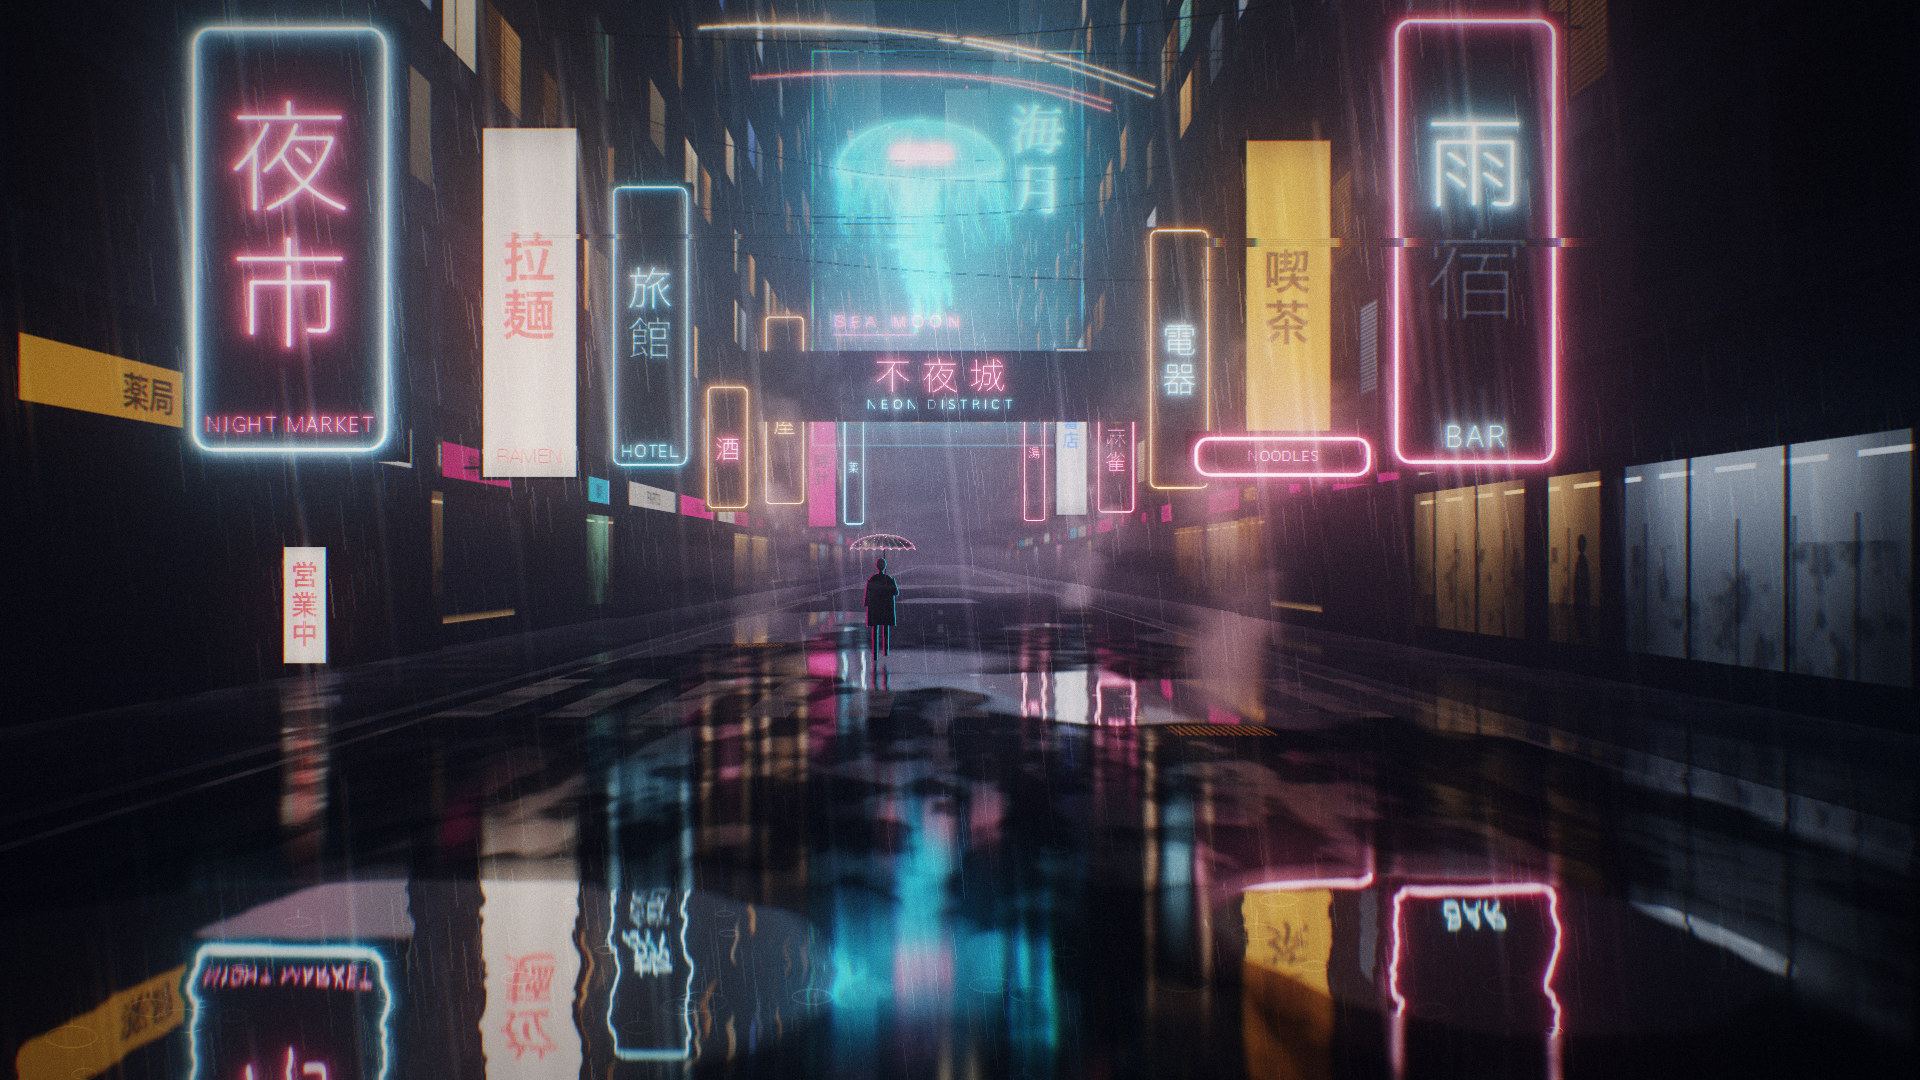

Write the Python code that produced this figure.
"""Example (cyberpunk): 霓虹不夜城 · Neon District — a rain-soaked street canyon at night seen from the kerb:
perspective towers with window grids, blade signs of real neon tubes (a dead tube, a flickering one), backlit
lightboxes, a footbridge gate over the street, a holographic jellyfish ad glowing through the haze, cables,
flying-car light trails, steam from the grates, a lone figure under a clear umbrella, and the whole street
mirrored in wet asphalt and puddles; finished with bloom, halation, grain and a single torn scanline.
No image model.
python3 cyberpunk_neon_street.py [out.jpg] [--stages DIR]
"""
import os, sys, time
sys.path.insert(0, os.path.join(os.path.dirname(os.path.abspath(__file__)), '..', 'lib'))
from cyberpunk import Cyberpunk, MAGENTA, CYAN, AMBER, RED

out = sys.argv[1] if len(sys.argv) > 1 and not sys.argv[1].startswith('--') else 'cyberpunk_neon_street.jpg'
stages = sys.argv[sys.argv.index('--stages') + 1] if '--stages' in sys.argv else None
t0 = time.time()

c = Cyberpunk(1920, 1080, seed=2077, focal=1150, vp=(940, 560), eye=1.7, fog=125, wall=9.5, road=6.0,
              record=stages is not None)

# ---- sky and the far city beyond the end of the street
c.sky()
c.skyline(z=900, x_range=(-760, 760), heights=(140, 460), widths=(30, 90), colour='#1b1d36')
c.skyline(z=460, x_range=(-320, 320), heights=(70, 250), widths=(18, 50), colour='#151830')
c.stage('sky')

# ---- the canyon: blocks on both sides, near to far (z0, z1, height, wall, colour, lit)
left = [(6, 22, 42, 9.5, '#2b2f3c', 0.30), (22, 34, 30, 9.8, '#30303a', 0.35), (34, 52, 58, 9.3, '#272c38', 0.28),
        (52, 70, 34, 9.6, '#2e2c36', 0.35), (70, 95, 64, 9.4, '#282d3a', 0.3), (95, 130, 46, 9.7, '#2c2e38', 0.35),
        (130, 185, 82, 9.5, '#272b36', 0.3), (185, 270, 56, 9.5, '#2a2d38', 0.3)]
right = [(6, 18, 36, 9.5, '#2e2f3a', 0.3), (18, 36, 72, 9.3, '#282c38', 0.3), (36, 50, 26, 9.6, '#302f38', 0.35),
         (50, 72, 60, 9.4, '#2a2e3a', 0.3), (72, 100, 42, 9.8, '#2d2f39', 0.35), (100, 140, 74, 9.5, '#282c37', 0.3),
         (140, 200, 58, 9.6, '#2b2e38', 0.3), (200, 290, 92, 9.5, '#272a35', 0.3)]
for i, (z0, z1, h, w, col, lit) in enumerate(left):                   # the nearest block: shutters and vending machines
    c.building(-1, z0, z1, h, wall=w, colour=col, lit=lit, shops=(0.2, 0.35, 0.15, 0.3) if i == 0 else (0.45, 0.35, 0.2, 0.0))
for z0, z1, h, w, col, lit in right:
    c.building(+1, z0, z1, h, wall=w, colour=col, lit=lit)
c.stage('canyon')

# ---- the wet street
c.street(crossing=(12.5, 4.0), puddles=0.55)
for X, Z in [(2.8, 11.5), (-3.6, 23.0), (4.4, 37.0)]:
    c.grate(X, Z)
c.puddle(-2.6, 4.6, 2.2, 1.6)                                           # mirrors the near signs
c.puddle(2.4, 5.2, 1.2, 1.1)
c.puddle(-0.6, 19.5, 2.0, 2.5)
c.stage('street')

# ---- blade signs (neon tubes and lightboxes), near to far
c.blade_sign(-1, 14, 2.9, 8.3, '夜市', MAGENTA, reach=2.6, border=CYAN, latin='NIGHT MARKET')
c.blade_sign(-1, 23, 3.3, 10.4, '拉麺', '#fff1e2', reach=2.0, kind='box', latin='RAMEN', text_colour=RED, level=0.8)
c.blade_sign(-1, 32, 4.2, 12.2, '旅館', CYAN, reach=2.3, latin='HOTEL', flicker=[1])   # caught mid-flicker
c.blade_sign(-1, 45, 3.6, 8.6, '酒', MAGENTA, reach=1.8, border=AMBER)
c.blade_sign(-1, 60, 4.5, 14.5, '質屋', AMBER, reach=2.2, dead=[0])        # a dead tube
c.blade_sign(-1, 80, 4.0, 12.0, '時計', MAGENTA, reach=2.0, kind='box', text_colour='#1a0610', level=0.8)
c.blade_sign(-1, 110, 5.0, 16.0, '薬', CYAN, reach=2.0)
c.blade_sign(+1, 17, 3.0, 9.8, '雨宿', CYAN, reach=2.6, border=MAGENTA, latin='BAR', dead=[1])
c.blade_sign(+1, 27, 3.5, 11.6, '喫茶', AMBER, reach=2.1, kind='box', latin='COFFEE', text_colour='#2a1406', level=0.75)
c.blade_sign(+1, 39, 4.0, 13.0, '電器', CYAN, reach=2.2, border=AMBER)
c.blade_sign(+1, 54, 3.8, 10.0, '麻雀', MAGENTA, reach=1.9, flicker=[0])
c.blade_sign(+1, 72, 4.5, 15.0, '書店', '#eaf6ff', reach=2.0, kind='box', text_colour='#1478ff', level=0.8)
c.blade_sign(+1, 100, 5.0, 17.0, '湯', MAGENTA, reach=2.0)
c.sign(19.5, 4.2, 7.4, 3.0, 3.9, 'NOODLES', MAGENTA, vertical=False, box=0.2)
c.sign(15.5, -8.9, -8.2, 0.25, 1.95, '営業中', '#fff4e6', kind='box', text_colour='#e0303a', level=0.7, box=0.25)   # a standing sidewalk sign
c.stage('neon')

# ---- the gate over the street and the hologram glowing beyond it
c.walkway(50, 8.2, thick=2.6, deep=4.0, windows=None)
gx, gy = c.project(0, 9.5, 49.9)
c.neon_text('不夜城', gx, gy - 4, 36, MAGENTA, 49.9, spacing=0.3)
c.neon_text('NEON DISTRICT', gx, gy + 24, 12, CYAN, 49.9, spacing=0.35, flicker=[5])
c.hologram(74, -8.3, 9.2, 9.0, 34.5, '海月', 'SEA MOON', level=2.2, jelly=(0.4, 0.3), sub_y=0.7)
c.stage('hologram')

# ---- cables and light trails
c.cables(22, z=(12, 40), Y=(11, 22))
c.light_trail([(-16, 20.5, 42), (-6, 22.8, 45.5), (4, 23.2, 49), (16, 21.0, 53)], '#ffe6c0', level=2.0, pair=1.2, strobe=7,
              fade=(0.12, 0.25))                                          # a car crossing the street overhead
c.light_trail([(16, 25.5, 66), (5, 27.2, 62), (-5, 26.8, 59.5), (-16, 25.0, 57)], RED, level=1.7, pair=1.4, fade=(0.12, 0.3))
c.stage('wires')

# ---- steam, mist and the lone figure
c.steam(2.8, 11.5, height=6.5, width=0.55, drift=1.8, density=1.5)
c.steam(-3.6, 23.0, height=7.0, width=0.8, drift=2.2, density=1.3)
c.steam(4.4, 37.0, height=8.0, width=1.0, drift=2.5, density=1.1)
c.mist()
c.figure(-1.0, 19.5)
c.stage('figure')

# ---- rain, and one torn scanline in the finished frame
c.rain()
c.glitch(236, 7, 9, 2)
c.save(out, stages_dir=stages)
print('saved', out, f'{time.time() - t0:.1f}s')
